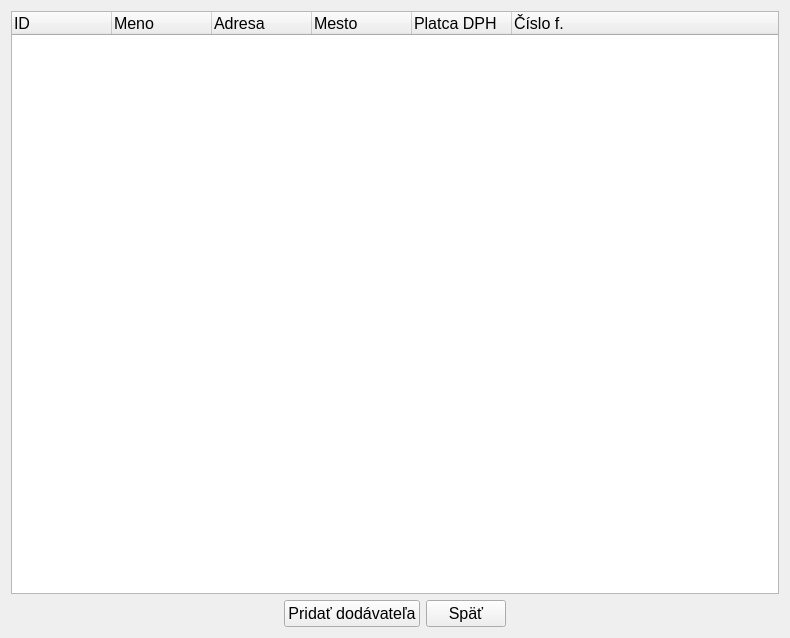
<?xml version="1.0" encoding="UTF-8"?>
<ui version="4.0">
 <class>SuppliersPage</class>
 <widget class="QWidget" name="SuppliersPage">
  <property name="geometry">
   <rect>
    <x>0</x>
    <y>0</y>
    <width>790</width>
    <height>638</height>
   </rect>
  </property>
  <property name="windowTitle">
   <string>Form</string>
  </property>
  <layout class="QGridLayout" name="gridLayout_2">
   <item row="0" column="0">
    <layout class="QGridLayout" name="gridLayout">
     <item row="1" column="0">
      <spacer name="horizontalSpacer">
       <property name="orientation">
        <enum>Qt::Horizontal</enum>
       </property>
       <property name="sizeHint" stdset="0">
        <size>
         <width>40</width>
         <height>20</height>
        </size>
       </property>
      </spacer>
     </item>
     <item row="1" column="2">
      <widget class="QPushButton" name="buttonBack">
       <property name="font">
        <font>
         <pointsize>12</pointsize>
        </font>
       </property>
       <property name="text">
        <string>Späť</string>
       </property>
      </widget>
     </item>
     <item row="1" column="1">
      <widget class="QPushButton" name="buttonAddSupplier">
       <property name="font">
        <font>
         <pointsize>12</pointsize>
        </font>
       </property>
       <property name="text">
        <string>Pridať dodávateľa</string>
       </property>
      </widget>
     </item>
     <item row="1" column="3">
      <spacer name="horizontalSpacer_2">
       <property name="orientation">
        <enum>Qt::Horizontal</enum>
       </property>
       <property name="sizeHint" stdset="0">
        <size>
         <width>40</width>
         <height>20</height>
        </size>
       </property>
      </spacer>
     </item>
     <item row="0" column="0" colspan="4">
      <widget class="QTreeWidget" name="treeWidget">
       <property name="font">
        <font>
         <pointsize>12</pointsize>
        </font>
       </property>
       <property name="focusPolicy">
        <enum>Qt::NoFocus</enum>
       </property>
       <property name="alternatingRowColors">
        <bool>false</bool>
       </property>
       <property name="selectionMode">
        <enum>QAbstractItemView::NoSelection</enum>
       </property>
       <property name="selectionBehavior">
        <enum>QAbstractItemView::SelectRows</enum>
       </property>
       <column>
        <property name="text">
         <string>ID</string>
        </property>
       </column>
       <column>
        <property name="text">
         <string>Meno</string>
        </property>
       </column>
       <column>
        <property name="text">
         <string>Adresa</string>
        </property>
       </column>
       <column>
        <property name="text">
         <string>Mesto</string>
        </property>
       </column>
       <column>
        <property name="text">
         <string>Platca DPH</string>
        </property>
       </column>
       <column>
        <property name="text">
         <string>Číslo f.</string>
        </property>
       </column>
       <column>
        <property name="text">
         <string/>
        </property>
       </column>
      </widget>
     </item>
    </layout>
   </item>
  </layout>
 </widget>
 <tabstops>
  <tabstop>buttonAddSupplier</tabstop>
  <tabstop>buttonBack</tabstop>
 </tabstops>
 <resources/>
 <connections/>
</ui>
